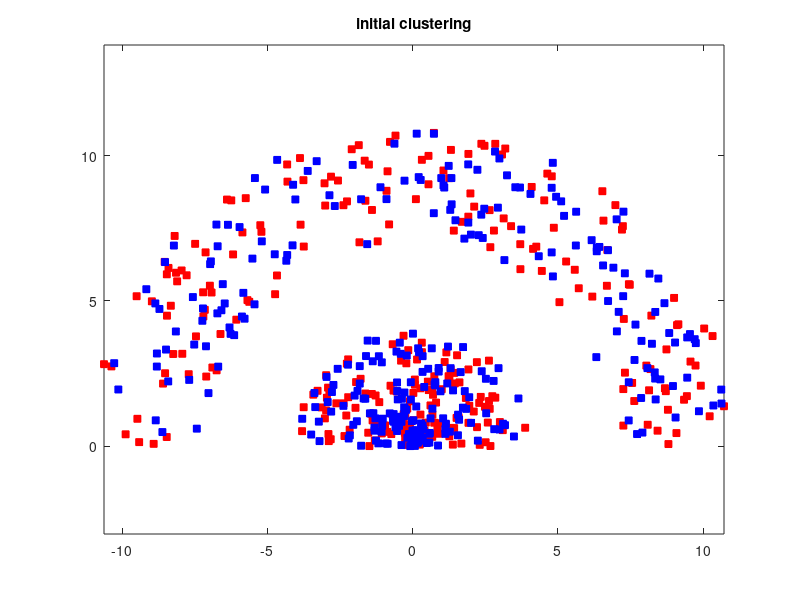

Reproduce this figure in MATLAB.
% generate data points (rings)
rng(200);
randdata = rand(10000,2);
theta = pi*rand(300,1);
distances = rand(300,1)*4+7;
X = [distances.*cos(theta) distances.*sin(theta)];
theta = pi*rand(300,1);
distances = rand(300,1)*4;
X = [X; distances.*cos(theta) distances.*sin(theta)];
N = size(X,1);

% random initial clustering
clustering = randi([1,2],N,1);
% visualize inital clustering
figure;plot(X(clustering==2,1),X(clustering==2,2),['r','s'], 'MarkerFaceColor','r','MarkerSize',5); hold on; 
plot(X(clustering==1,1),X(clustering==1,2),['b','s'], 'MarkerFaceColor','b','MarkerSize',5); axis equal
title('initial clustering');

% Gaussian affinity matrix
A = zeros(N,N,'double');
sigma = 3;
for n1=1:N
   xn1 = X(n1,:);
   diff = repmat(xn1,N,1)-X;
   A(n1,:) = exp(-sum(diff.^2,2)/2/sigma/sigma);
end